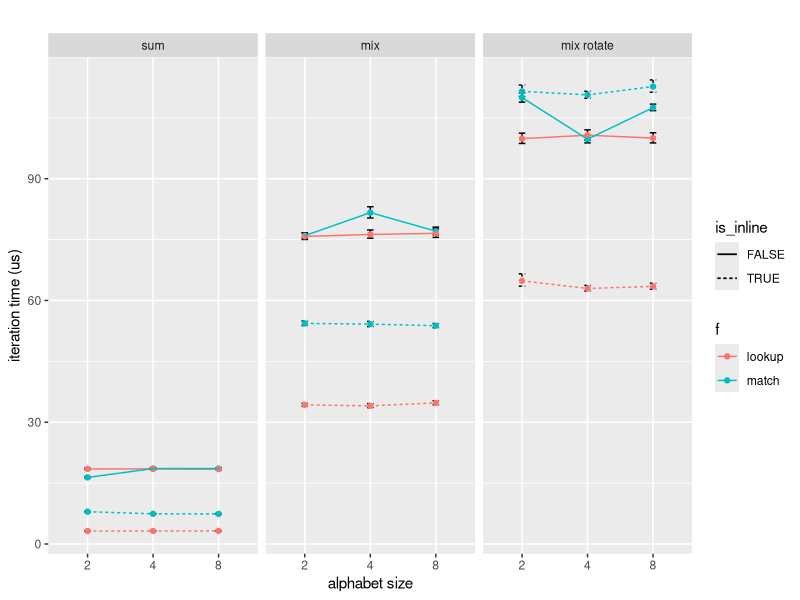

The R script that drew this image:
##install.packages("tidyverse")
library(tidyverse)

# I "imported" this data from the benchmark output via emacs.
d = tribble(
    ~task        , ~f      , ~is_inline , ~n , ~v_lower , ~v     , ~v_upper ,
    
    ## rustc 1.31.1 (b6c32da9b 2018-12-18)
    "sum"        ,"match"  ,FALSE       ,2   , 16.243   , 16.407 , 16.601   ,
    "mix"        ,"match"  ,FALSE       ,2   , 75.397   , 75.974 , 76.628   ,
    "mix rotate" ,"match"  ,FALSE       ,2   , 108.87   , 109.98 , 111.14   ,
    "sum"        ,"lookup" ,FALSE       ,2   , 18.349   , 18.498 , 18.673   ,
    "mix"        ,"lookup" ,FALSE       ,2   , 75.035   , 75.791 , 76.653   ,
    "mix rotate" ,"lookup" ,FALSE       ,2   , 98.692   , 99.878 , 101.23   ,
    "sum"        ,"match"  ,FALSE       ,4   , 18.380   , 18.598 , 18.840   ,
    "mix"        ,"match"  ,FALSE       ,4   , 80.316   , 81.651 , 83.101   ,
    "mix rotate" ,"match"  ,FALSE       ,4   , 98.826   , 99.735 , 100.68   ,
    "sum"        ,"lookup" ,FALSE       ,4   , 18.323   , 18.508 , 18.707   ,
    "mix"        ,"lookup" ,FALSE       ,4   , 75.346   , 76.264 , 77.369   ,
    "mix rotate" ,"lookup" ,FALSE       ,4   , 99.471   , 100.72 , 102.03   ,
    "sum"        ,"match"  ,FALSE       ,8   , 18.414   , 18.599 , 18.795   ,
    "mix"        ,"match"  ,FALSE       ,8   , 76.165   , 77.078 , 78.080   ,
    "mix rotate" ,"match"  ,FALSE       ,8   , 106.76   , 107.52 , 108.38   ,
    "sum"        ,"lookup" ,FALSE       ,8   , 18.306   , 18.444 , 18.598   ,
    "mix"        ,"lookup" ,FALSE       ,8   , 75.546   , 76.542 , 77.652   ,
    "mix rotate" ,"lookup" ,FALSE       ,8   , 98.814   , 100.01 , 101.33   ,
    "sum"        ,"lookup" ,TRUE        ,2   , 3.1640   , 3.1895 , 3.2181   ,
    "sum"        ,"match"  ,TRUE        ,2   , 7.8750   , 7.9657 , 8.0618   ,
    "mix"        ,"match"  ,TRUE        ,2   , 53.822   , 54.358 , 54.937   ,
    "mix rotate" ,"match"  ,TRUE        ,2   , 110.25   , 111.52 , 113.07   ,
    "mix"        ,"lookup" ,TRUE        ,2   , 33.931   , 34.277 , 34.664   ,
    "mix rotate" ,"lookup" ,TRUE        ,2   , 63.521   , 64.840 , 66.583   ,
    "sum"        ,"lookup" ,TRUE        ,4   , 3.1764   , 3.2077 , 3.2435   ,
    "sum"        ,"match"  ,TRUE        ,4   , 7.3389   , 7.4401 , 7.5533   ,
    "mix"        ,"match"  ,TRUE        ,4   , 53.561   , 54.181 , 54.845   ,
    "mix rotate" ,"match"  ,TRUE        ,4   , 109.82   , 110.65 , 111.55   ,
    "mix"        ,"lookup" ,TRUE        ,4   , 33.618   , 34.037 , 34.591   ,
    "mix rotate" ,"lookup" ,TRUE        ,4   , 62.356   , 62.961 , 63.720   ,
    "sum"        ,"lookup" ,TRUE        ,8   , 3.1986   , 3.2334 , 3.2713   ,
    "sum"        ,"match"  ,TRUE        ,8   , 7.3258   , 7.4137 , 7.5058   ,
    "mix"        ,"match"  ,TRUE        ,8   , 53.295   , 53.788 , 54.322   ,
    "mix rotate" ,"match"  ,TRUE        ,8   , 111.32   , 112.71 , 114.33   ,
    "mix"        ,"lookup" ,TRUE        ,8   , 34.309   , 34.774 , 35.293   ,
    "mix rotate" ,"lookup" ,TRUE        ,8   , 62.776   , 63.483 , 64.254



    
    
) %>% mutate(task = factor(task, levels = c("sum", "mix", "mix rotate"))
           , f = factor(f)
           , n = factor(n))


ggplot(d, aes(n, v
              , group = interaction(task, is_inline, f)
              , color = f
              , linetype = is_inline
              )) +
    geom_errorbar(aes(ymin=v_lower, ymax=v_upper), colour="black", width=.1) +

    geom_point() +
    geom_line() +
    
    facet_grid(. ~ task, scales = "free_y") +
    labs(title = ""
       , x = "alphabet size"
       , y = "iteration time (us)")


#ggsave("plot.png")
